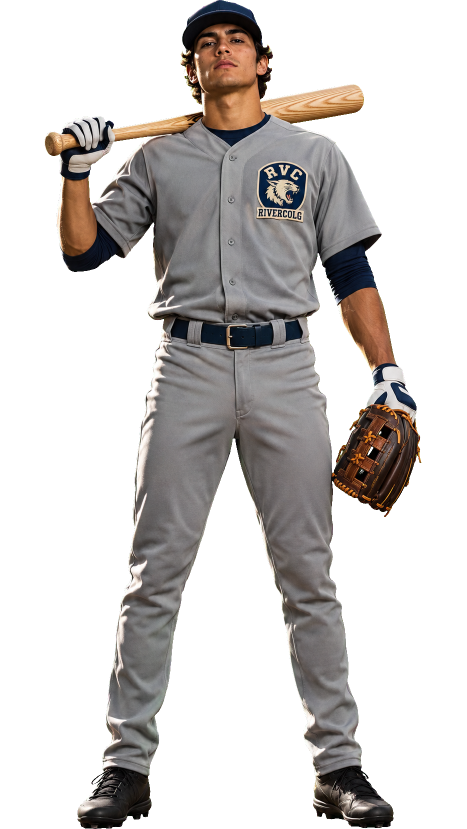
#> input picture v3/W5-athletes/src/cut-baseball.png, 933 x 1658 px (shown at 1/2 size)
$ python -i build.py   (imports and definitions only)
#> lines starting #> are read from the running program, lines starting #| are printed output that depends on the picture
#> further down, picture is the input picture: PIL image 933x1658 RGBA; mean R, G, B, A 44.7, 41.3, 39.6, 94.4
import json,os,shutil
from PIL import Image
R=os.path.expanduser('~/Developer/recruiting-calendar')
L=R+'/v3/W5-athletes'; SITE=R+'/site/assets/media'
# [3 lines not run here, left out]
def key(im):
    im=im.convert('RGBA');px=im.load();w,h=im.size
#> after `w, h = im.size`: w = 933; h = 1658
    for y in range(h):
        for x in range(w):
            r,gg,b,a=px[x,y]
            d=gg-max(r,b)
            if d>40: px[x,y]=(r,min(gg,max(r,b)),b,0)
            elif d>12: px[x,y]=(r,max(r,b),b,int(255*(40-d)/28))
    bb=im.getchannel('A').point(lambda v:255 if v>20 else 0).getbbox()
#> bb = (89, 0, 843, 1658)
    im=im.crop(bb);cw=max(im.width,int(im.height*9/16));c=Image.new('RGBA',(cw,int(cw*16/9)),(0,0,0,0))
#> after `im = im.crop(bb)`:
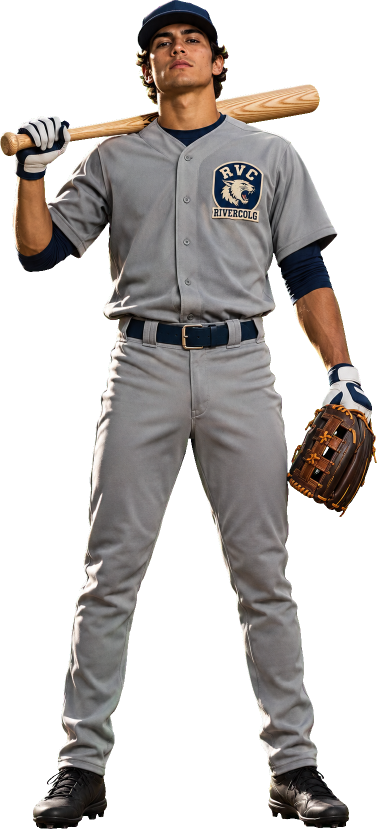
#> im: PIL image 754x1658 RGBA (shown at 1/2 size); mean R, G, B, A 55.3, 51.1, 49, 116.8; transparent parts drawn white
#> after `cw = max(im.width, int(im.height * 9 / 16))`: cw = 932
#> after `c = Image.new('RGBA', (cw, int(cw * 16 / 9)), (0, 0, 0, 0))`: c: PIL image 932x1656 RGBA; every value is 0
    c.paste(im,((cw-im.width)//2,c.height-im.height),im);return c,bb
#> after `c.paste(im, ((cw - im.width) // 2, c.height - im.height), im)`:
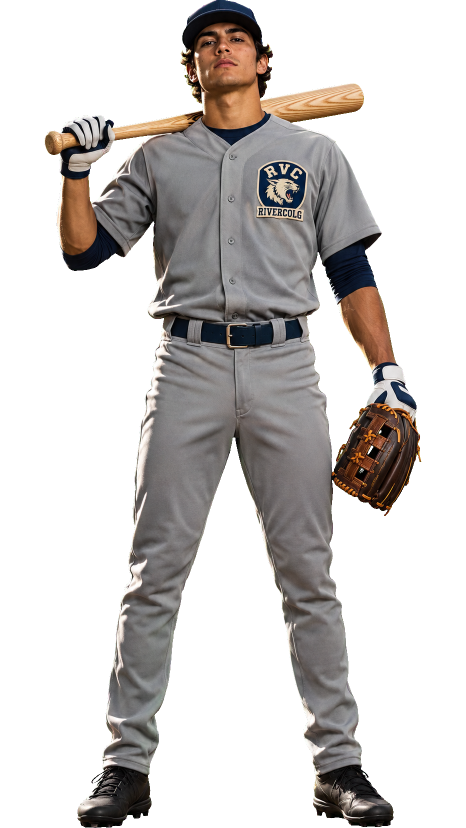
#> c: PIL image 932x1656 RGBA (shown at 1/2 size); mean R, G, B, A 44.7, 41.3, 39.7, 94.5; transparent parts drawn white
man=[]
# [16 lines not run here, left out]

>>> from PIL import Image
>>> picture = Image.open('src/cut-baseball.png')
>>> result = key(picture)

$ run again, on v3/W5-athletes/src/cut-groenewegen.png
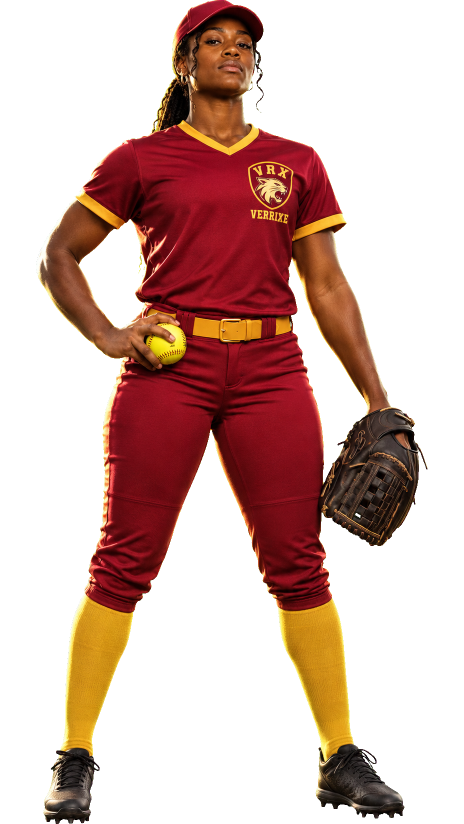
#> input picture v3/W5-athletes/src/cut-groenewegen.png, 927 x 1648 px (shown at 1/2 size)
#> picture is the input picture: PIL image 927x1648 RGBA; mean R, G, B, A 48.6, 19.4, 12.2, 93.5
#> bb = (72, 0, 855, 1648)
#> in key, `im = im.crop(bb)`:
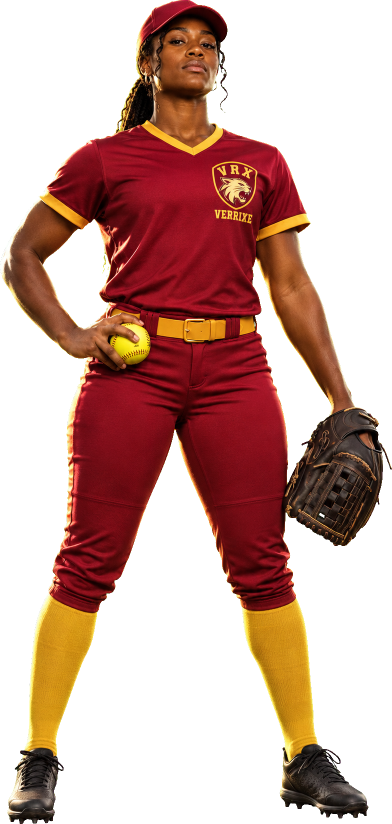
#> im: PIL image 783x1648 RGBA (shown at 1/2 size); mean R, G, B, A 57.5, 22.9, 14.5, 110.7; transparent parts drawn white

$ run again, on v3/W5-athletes/src/cut-lowe.png
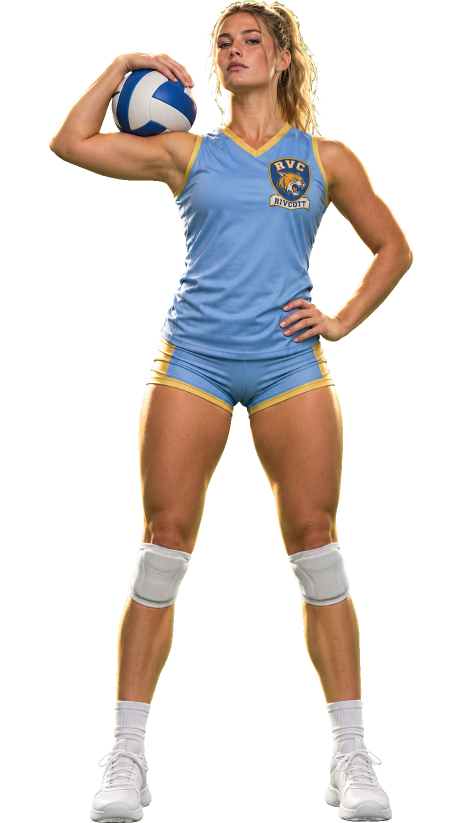
#> input picture v3/W5-athletes/src/cut-lowe.png, 926 x 1646 px (shown at 1/2 size)
#> picture is the input picture: PIL image 926x1646 RGBA; mean R, G, B, A 49.8, 43.6, 40.7, 81
#> bb = (98, 0, 827, 1646)
#> in key, `im = im.crop(bb)`:
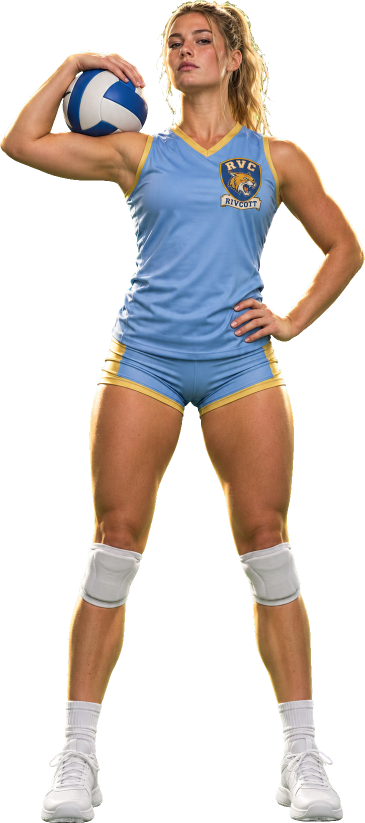
#> im: PIL image 729x1646 RGBA (shown at 1/2 size); mean R, G, B, A 63.2, 55.3, 51.7, 102.9; transparent parts drawn white

$ run again, on v3/W5-athletes/src/cut-marpet.png
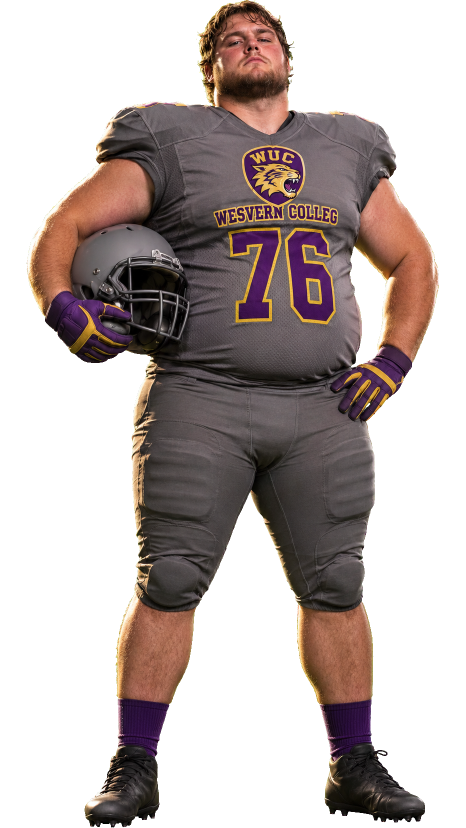
#> input picture v3/W5-athletes/src/cut-marpet.png, 931 x 1655 px (shown at 1/2 size)
#> picture is the input picture: PIL image 931x1655 RGBA; mean R, G, B, A 47, 36.5, 34.1, 115.2
#> bb = (53, 0, 878, 1655)
#> in key, `im = im.crop(bb)`:
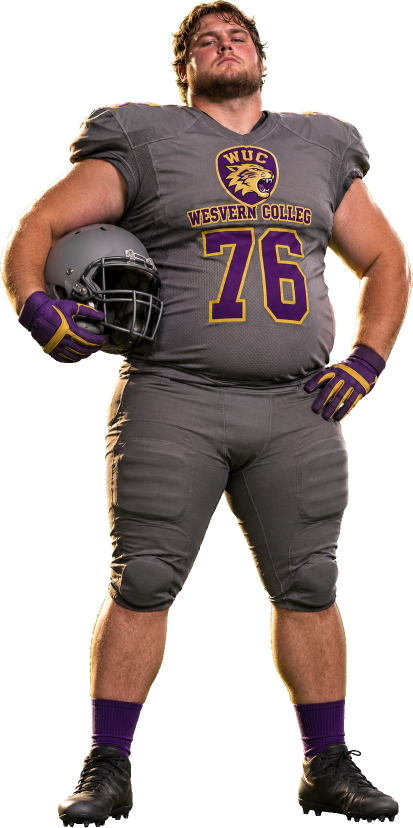
#> im: PIL image 825x1655 RGBA (shown at 1/2 size); mean R, G, B, A 53, 41.2, 38.5, 130; transparent parts drawn white
#> in key, `c.paste(im, ((cw - im.width) // 2, c.height - im.height), im)`:
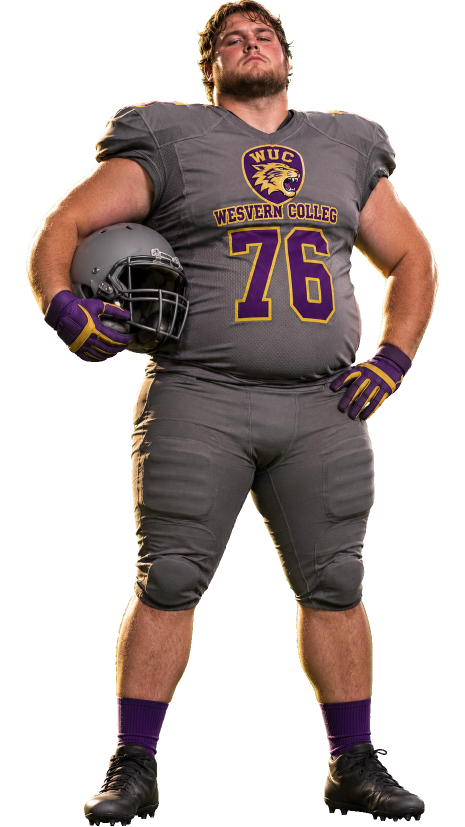
#> c: PIL image 930x1653 RGBA (shown at 1/2 size); mean R, G, B, A 47.1, 36.6, 34.2, 115.4; transparent parts drawn white
